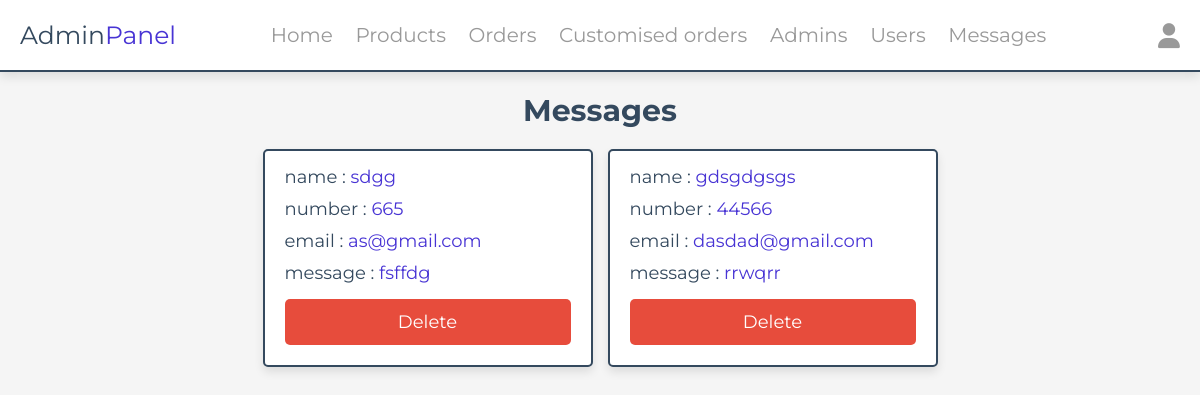
/admin/messages.php (signed in), run on the app's committed database.
### tables this page shows
CREATE TABLE `messages` (
  `id` int(100) NOT NULL,
  `user_id` int(100) NOT NULL,
  `name` varchar(100) NOT NULL,
  `email` varchar(100) NOT NULL,
  `number` varchar(12) NOT NULL,
  `message` varchar(500) NOT NULL
);

### admin/messages.php (the view, shortened to what this page needs)
<?php
include '../components/connect.php';
?>
<!DOCTYPE html>
<html lang="en">
<head>
   <link rel="stylesheet" href="https://cdnjs.cloudflare.com/ajax/libs/font-awesome/6.1.1/css/all.min.css">
   <link rel="stylesheet" href="../css/admin_style.css">
</head>
<body>
<?php include '../components/admin_header.php' ?>
<section class="messages">
   <h1 class="heading">messages</h1>
   <div class="box-container">
   <?php
      $select_messages = $conn->prepare("SELECT * FROM `messages`");
      $select_messages->execute();
      if($select_messages->rowCount() > 0){
         while($fetch_messages = $select_messages->fetch(PDO::FETCH_ASSOC)){
   ?>
   <div class="box">
      <p> name : <span><?= $fetch_messages['name']; ?></span> </p>
      <p> number : <span><?= $fetch_messages['number']; ?></span> </p>
      <p> email : <span><?= $fetch_messages['email']; ?></span> </p>
      <p> message : <span><?= $fetch_messages['message']; ?></span> </p>
      <a href="messages.php?delete=<?= $fetch_messages['id']; ?>" class="delete-btn" onclick="return confirm('delete this message?');">delete</a>
   </div>
   <?php
         }
      }else{
         echo '<p class="empty">you have no messages</p>';
      }
   ?>
   </div>
</section>
</body>
</html>

### css/admin_style.css (style rules this page uses)
:root { --main-color:#4834d4; --red:#e74c3c; --orange:#f39c12; --black:#34495e; --white:#fff; --light-bg:#f5f5f5; --light-color:#999; --border:.2rem solid var(--black); --box-shadow:0 .5rem 1rem rgba(0,0,0,.1); }
* { font-family: 'Montserrat', sans-serif; margin:0; padding:0; box-sizing: border-box; text-decoration: none; outline: none; border:none; }
html { font-size: 62.5%; overflow-x: hidden; }
body { background-color: var(--light-bg); }
section { max-width: 1200px; margin:0 auto; padding:2rem; }
.btn, .delete-btn, .option-btn { display: block; margin-top: 1rem; border-radius: .5rem; cursor: pointer; width: 100%; font-size: 1.8rem; color:var(--white); padding:1.2rem 3rem; text-transform: capitalize; text-align: center; }
.delete-btn { background-color: var(--red); }
.heading { text-align: center; margin-bottom: 2rem; text-transform: capitalize; color:var(--black); font-size: 3rem; }
.messages .box-container { display: grid; grid-template-columns: repeat(auto-fit, 33rem); gap:1.5rem; justify-content: center; align-items: flex-start; }
.messages .box-container .box { background-color: var(--white); border-radius: .5rem; box-shadow: var(--box-shadow); border:var(--border); padding:2rem; padding-top: 1rem; }
.messages .box-container .box p { padding: .5rem 0; font-size: 1.8rem; color:var(--black); }
.messages .box-container .box p span { color:var(--main-color); }

### data on the page
messages: name "sdgg", number "665", email "as@gmail.com", message "fsffdg"
messages: name "gdsgdgsgs", number "44566", email "dasdad@gmail.com", message "rrwqrr"
